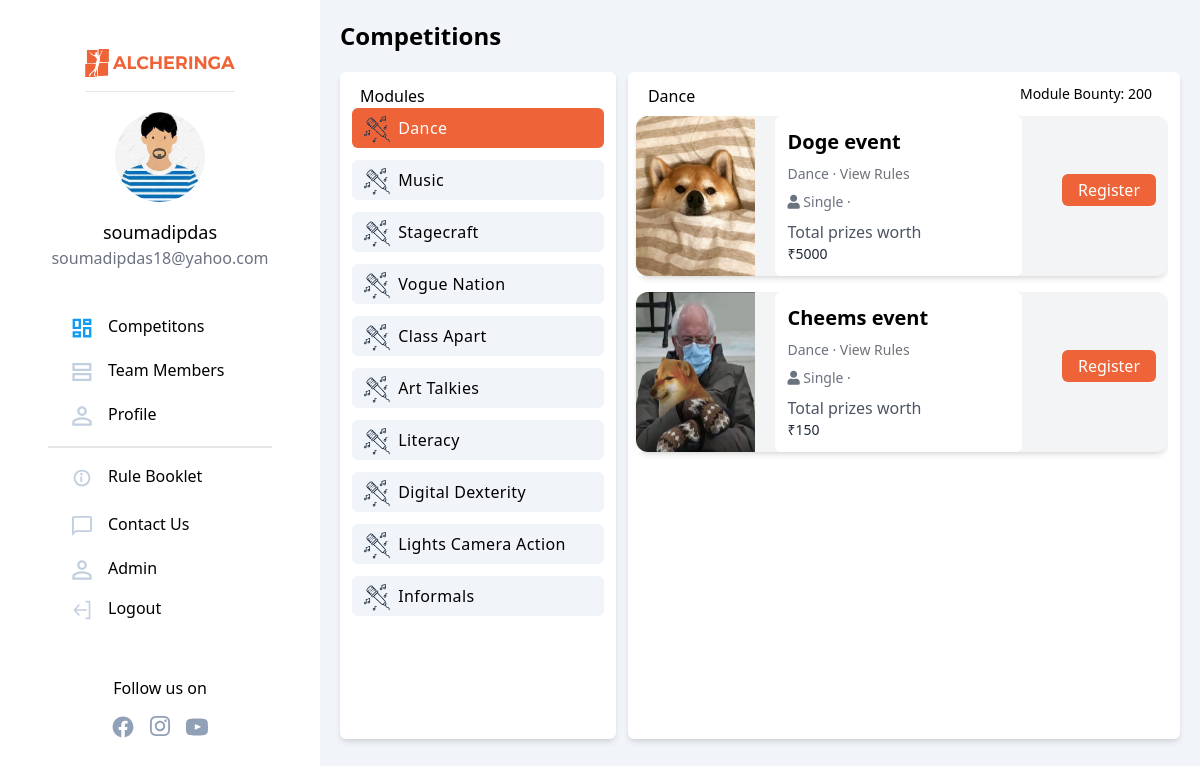
The app's page /competitions/ (signed in), older data.
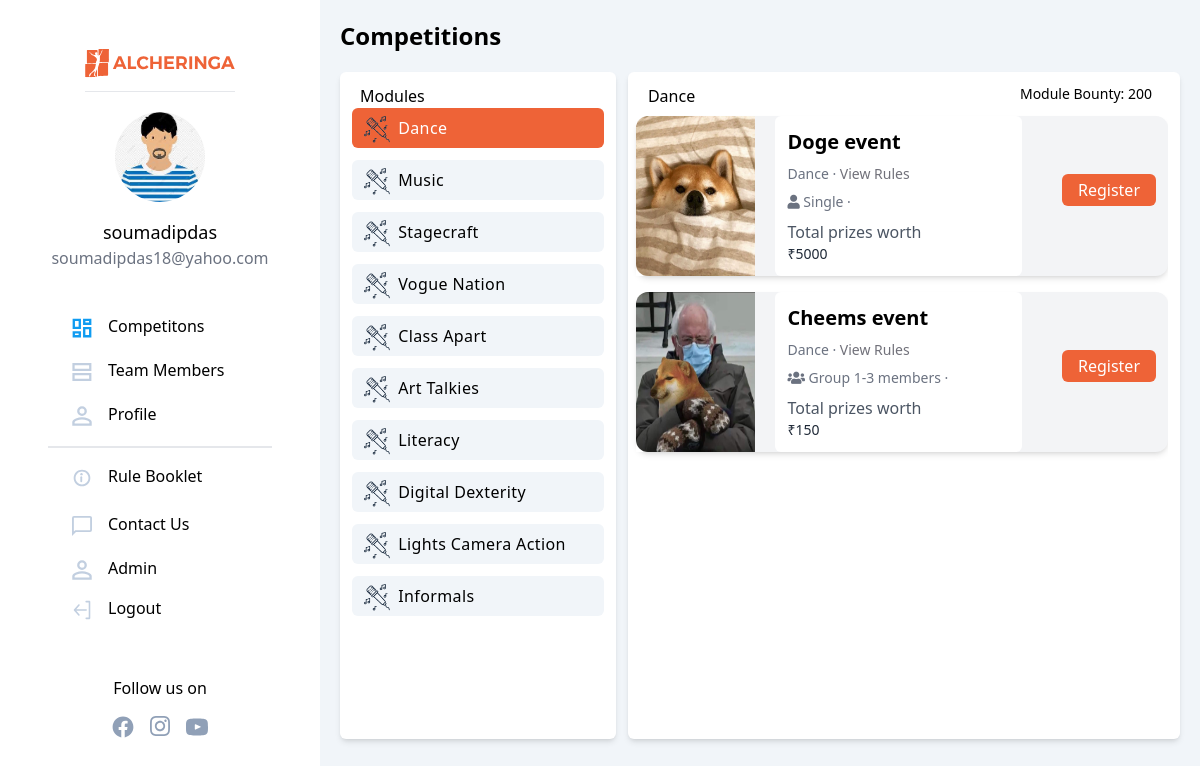
The same page, newer data.
### competitions/models.py (models this page shows, shortened)
class Competition(models.Model):
  id = models.SlugField(primary_key=True, default=uuid.uuid4)
  module=models.ForeignKey(Module,related_name='modulename',on_delete=models.CASCADE)
  event_name = models.CharField(max_length = 255)
  event_desc = models.CharField(max_length = 255)
  event_rules=models.TextField()
  event_rules_pdf = models.FileField(upload_to="image_uploads/rulebooks/", validators=[validate_file_extension],  blank=True, null=True)
  min_members = models.IntegerField(default=1)
  max_members = models.IntegerField(default = 1)
  location = models.CharField(max_length = 63)
  prize_worth = models.IntegerField()
  image = models.ImageField(upload_to="image_uploads/event_pics/", default='event_default.png')

class Module(models.Model):
    id = models.SlugField(primary_key=True, default=uuid.uuid4)
    module = models.CharField(max_length=127)
    module_query_name_without_spaces_all_small = models.CharField(max_length=127)
    module_icon = models.ImageField(
        upload_to="image_uploads/moduleicons/", default='module_icon_default.png')
    def __str__(self):
          return str(self.module)

### competitions/views.py (the view)
# urls.py: path('', views.showallcompetitions, name='showallcompetitions'),
@login_required(login_url='login')
def showallcompetitions(request):
    modulequery = request.GET.get('module') or 'dance'
    module = Module.objects.get(
        module_query_name_without_spaces_all_small=modulequery)
    module_comp = Competition.objects.filter(module=module)
    modules = Module.objects.all()
    modulename = module.module_query_name_without_spaces_all_small
    return render(request, 'competitions/allcomp.html', {'allmod': modules, 'allcomp': module_comp, 'modulename': modulename})

### templates/competitions/allcomp.html (shortened to what the changed rows need)
{% extends '../basictailwind.html'%}
{% load static %}
{%block body%}
<div style="background-color: #F3F6F8;">
    </head>
    <body>
        <div class="md:flex md:flex-row sm:flex-col">
            <span class="content bg-slate-100 h-screen">
                <div class="md:m-5 bg-inherit flex md:flex-row md:h-5/6 flex-col">
                    <div class="m-0 pr-3 rounded-md bg-white md:w-2/3 h-full inline ml-3 sm:w-full shadow-md">
                        <div class="competitions-list overflow-auto w-full">
                            {% for comp in allcomp %}
                            <div class="flex flex-col justify-center">
                                <div class="relative bg-gray-100 rounded-xl shadow-md my-2 ml-2 flex flex-col md:flex-row md:space-x-5 space-y-3 md:space-y-0 lg:pr-3 max-w-xs md:max-w-3xl">
                                    <div class="w-full md:w-1/3 bg-white grid place-items-center">
                                        <img src="{{comp.image.url}}" class="lg:rounded-l-xl w-full h-full" />
                                    </div>
                                    <div class="w-full md:w-2/3 bg-white flex flex-col space-y-2 p-3  bg-gray-100 rounded-md ">
                                        <h3 class="font-medium md:text-xl text-xl" style="font-weight: 700;">{{comp.event_name}}</h3>
                                        <p class="md:text-sm text-gray-500 text-base">{{comp.module}} &#xb7; <span style="color: #EE6337;text-decoration:none;"><a href="{% url 'viewrules' slug=comp.id %}"><span class="md:text-sm text-zinc-500 text-amber-600 font-medium">
                                                View Rules
                                            </span>
                                        </a></span></p>
                                        <p class="md:text-sm text-gray-500 text-base">
                                            {%if comp.min_members == 1 and comp.max_members == 1 %}
                                            <i class="fa fa-user" aria-hidden="true"></i> Single
                                            {%else%}
                                            <i class="fa fa-users" aria-hidden="true"></i> Group {{comp.min_members}}-{{comp.max_members}} members
                                            {%endif%}
                                                &#xb7;
                                        </p>
                                        <p class="text-sm text-gray-800">
                                            <span class="font-normal text-gray-600 text-base">Total prizes worth</span><br>
                                            <span class="font-medium">₹{{comp.prize_worth}}</span>
                                        </p>
                                    </div>
                                    <div class="sm:pb-3 inline-block flex">
                                        <a href="{% url 'registercomp' slug=comp.id %}" class="my-auto"><button
                                            class="orcolor text-white md:ml-5 pt-1 pb-1 pl-4 pr-4 rounded-md font-medium">Register</button></a>
                                    </div>
                                </div>
                            </div>
                            {% endfor%}
                        </div>
                    </div>
                </div>
            </span>
        </div>
    </body>
    </html>
    {% endblock %}

Row changes from the older to the newer data that the page shows:
changed Competition "Cheems event": min_members (not shown) → "1"; max_members (not shown) → "3"; max_members "Single" → "Group - members"
